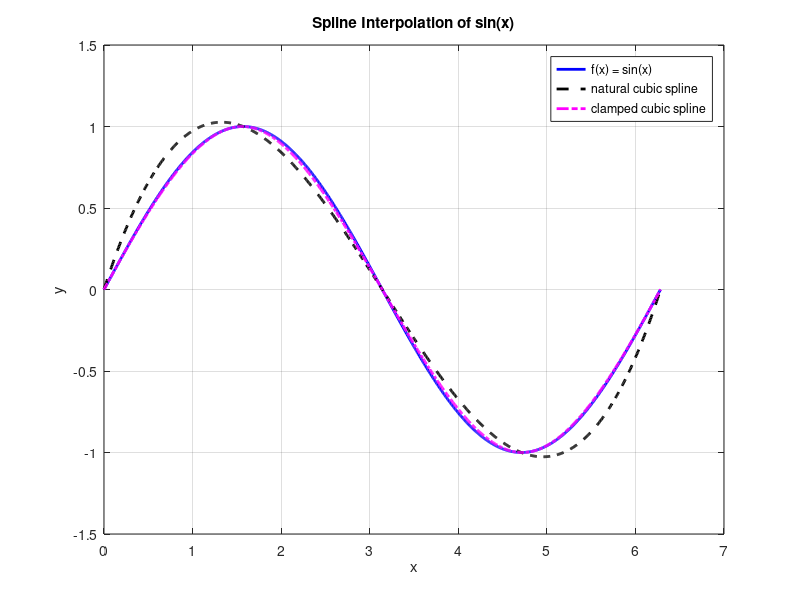

Source code (MATLAB):
x = [0, pi/2, pi, 3*pi/2, 2*pi];
f = sin(x);
%for point a) we need to evaluate the function in x=pi/4
x_a = pi/4;


f_value = sin(x_a);

% natural cubic spline 
y_natural = spline(x, f, x_a);

% cubic clamped spline; first derivatives of the ends of the interval
fp0 = cos(0);         % f'(0) = cos(0) = 1
fpn = cos(2*pi);      % f'(2*pi) = cos(2*pi) = 1
y_clamped = spline(x, [fp0 f fpn], x_a);  

fprintf('f(pi/4) = %.10f\n', f_value);
fprintf('Cubic natural spline at pi/4 = %.10f\n', y_natural);
fprintf('Cubic clamped spline at pi/4 = %.10f\n', y_clamped);

% b)
x_b = linspace(0, 2*pi, 1000);
y_b = sin(x_b);
y_b_natural = spline(x, f, x_b);
y_b_clamped = spline(x, [fp0 f fpn], x_b);

figure;
plot(x_b, y_b, 'b', 'LineWidth', 2); 
hold on;
plot(x_b, y_b_natural, '--k', 'LineWidth', 2);
plot(x_b, y_b_clamped, '-.m', 'LineWidth', 2);
legend('f(x) = sin(x)', 'natural cubic spline', 'clamped cubic spline');
xlabel('x'); ylabel('y');
title('Spline Interpolation of sin(x)');
grid on;
hold off;
